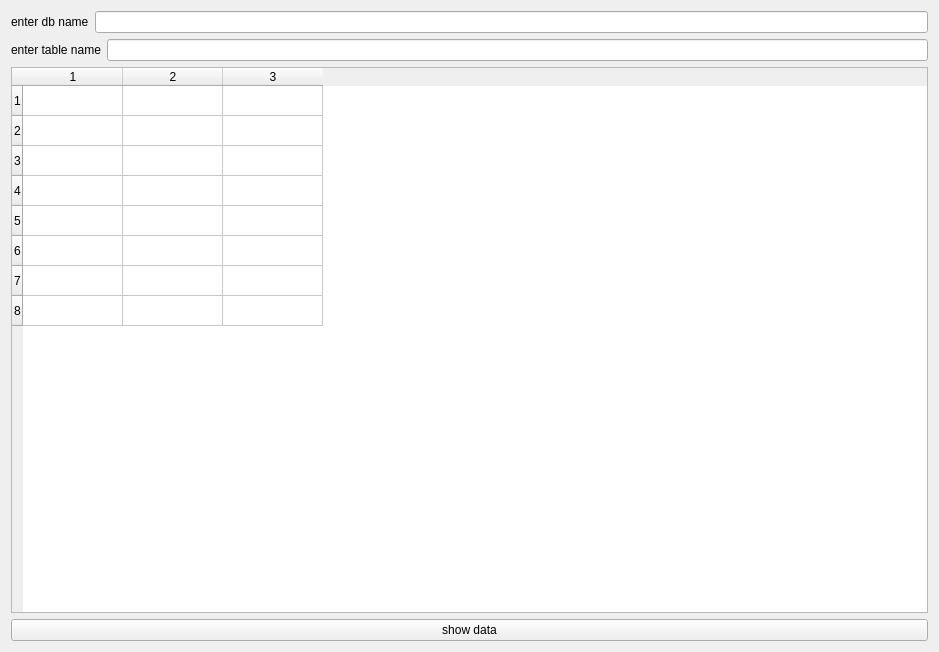
<?xml version="1.0" encoding="UTF-8"?>
<ui version="4.0">
 <class>Form</class>
 <widget class="QWidget" name="Form">
  <property name="geometry">
   <rect>
    <x>0</x>
    <y>0</y>
    <width>939</width>
    <height>652</height>
   </rect>
  </property>
  <property name="windowTitle">
   <string>Form</string>
  </property>
  <layout class="QVBoxLayout" name="verticalLayout_2">
   <item>
    <layout class="QHBoxLayout" name="horizontalLayout">
     <item>
      <widget class="QLabel" name="label">
       <property name="text">
        <string>enter db name</string>
       </property>
      </widget>
     </item>
     <item>
      <widget class="QLineEdit" name="db_name_input"/>
     </item>
    </layout>
   </item>
   <item>
    <layout class="QHBoxLayout" name="horizontalLayout_2">
     <item>
      <widget class="QLabel" name="label_2">
       <property name="text">
        <string>enter table name</string>
       </property>
      </widget>
     </item>
     <item>
      <widget class="QLineEdit" name="table_name_input"/>
     </item>
    </layout>
   </item>
   <item>
    <layout class="QVBoxLayout" name="verticalLayout">
     <item>
      <widget class="QTableWidget" name="tableWidget">
       <property name="rowCount">
        <number>8</number>
       </property>
       <property name="columnCount">
        <number>3</number>
       </property>
       <row/>
       <row/>
       <row/>
       <row/>
       <row/>
       <row/>
       <row/>
       <row/>
       <column/>
       <column/>
       <column/>
      </widget>
     </item>
     <item>
      <widget class="QPushButton" name="pushButton">
       <property name="text">
        <string>show data</string>
       </property>
      </widget>
     </item>
    </layout>
   </item>
  </layout>
 </widget>
 <resources/>
 <connections/>
</ui>
